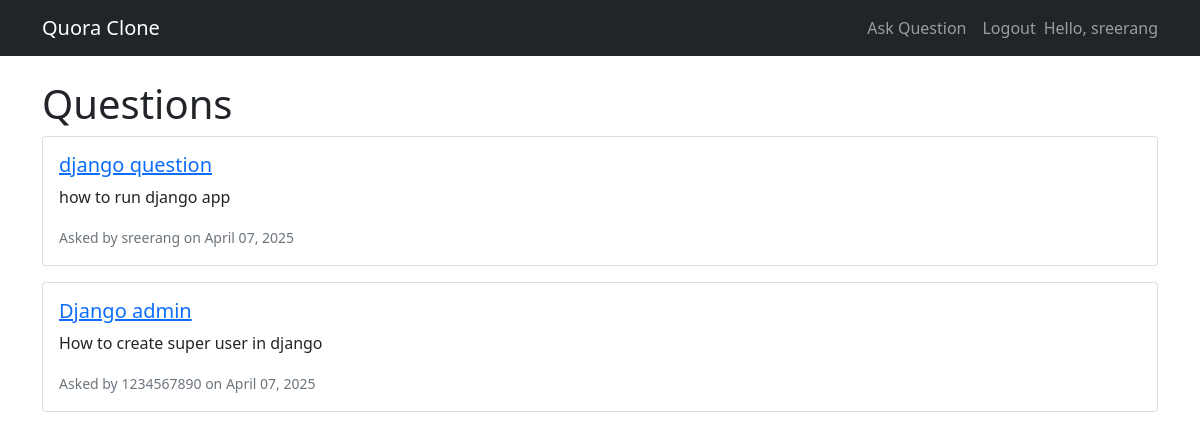
Screenshot of / (signed in) with the database file from the repository.
### qna/models.py (models this page shows, shortened)
class Question(models.Model):
    author = models.ForeignKey(User, on_delete=models.CASCADE)
    title = models.CharField(max_length=200)
    content = models.TextField()
    created_at = models.DateTimeField(default=timezone.now)
    updated_at = models.DateTimeField(auto_now=True)

### qna/views.py (the view)
# urls.py: path('', QuestionListView.as_view(), name='home'),
class QuestionListView(ListView):
    model = Question
    template_name = 'qna/home.html'
    context_object_name = 'questions'
    ordering = ['-created_at']

### qna/templates/qna/home.html
{% extends "qna/base.html" %}
{% block content %}
    <h1>Questions</h1>
    {% for question in questions %}
        <div class="card mb-3">
            <div class="card-body">
                <h5 class="card-title">
                    <a href="{% url 'question-detail' question.pk %}">{{ question.title }}</a>
                </h5>
                <p class="card-text">{{ question.content|truncatechars:200 }}</p>
                <small class="text-muted">
                    Asked by {{ question.author.username }} on {{ question.created_at|date:"F d, Y" }}
                </small>
            </div>
        </div>
    {% empty %}
        <p>No questions yet.</p>
    {% endfor %}
{% endblock %}

### qna/templates/qna/base.html (shortened to what this page needs)
<!DOCTYPE html>
<html>
<head>
    <link href="https://cdn.jsdelivr.net/npm/bootstrap@5.1.3/dist/css/bootstrap.min.css" rel="stylesheet">
</head>
<body>
    <nav class="navbar navbar-expand-lg navbar-dark bg-dark">
        <div class="container">
            <a class="navbar-brand" href="{% url 'home' %}">Quora Clone</a>
            <div class="navbar-nav">
                {% if user.is_authenticated %}
                    <a class="nav-item nav-link" href="{% url 'ask-question' %}">Ask Question</a>
                    <a class="nav-item nav-link" href="{% url 'logout' %}">Logout</a>
                    <span class="navbar-text">Hello, {{ user.username }}</span>
                {% else %}
                    <a class="nav-item nav-link" href="{% url 'login' %}">Login</a>
                    <a class="nav-item nav-link" href="{% url 'register' %}">Register</a>
                {% endif %}
            </div>
        </div>
    </nav>
    <div class="container mt-4">
        {% block content %}{% endblock %}
    </div>
</body>
</html>

### rows the page displays
Question: title "django question", content "how to run django app", author.username "sreerang", created_at "April 07, 2025"
Question: title "Django admin", content "How to create super user in django", author.username "1234567890", created_at "April 07, 2025"

### other values shown
{{ user.username }} "sreerang"
